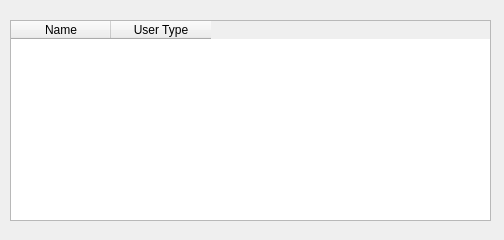
<?xml version="1.0" encoding="UTF-8"?>
<ui version="4.0">
 <class>Dialog</class>
 <widget class="QDialog" name="Dialog">
  <property name="geometry">
   <rect>
    <x>0</x>
    <y>0</y>
    <width>504</width>
    <height>240</height>
   </rect>
  </property>
  <property name="windowTitle">
   <string>Users Info</string>
  </property>
  <widget class="QTableWidget" name="Log_tableWidget">
   <property name="geometry">
    <rect>
     <x>10</x>
     <y>20</y>
     <width>481</width>
     <height>201</height>
    </rect>
   </property>
   <column>
    <property name="text">
     <string>Name</string>
    </property>
   </column>
   <column>
    <property name="text">
     <string>User Type</string>
    </property>
   </column>
  </widget>
 </widget>
 <resources/>
 <connections/>
</ui>
